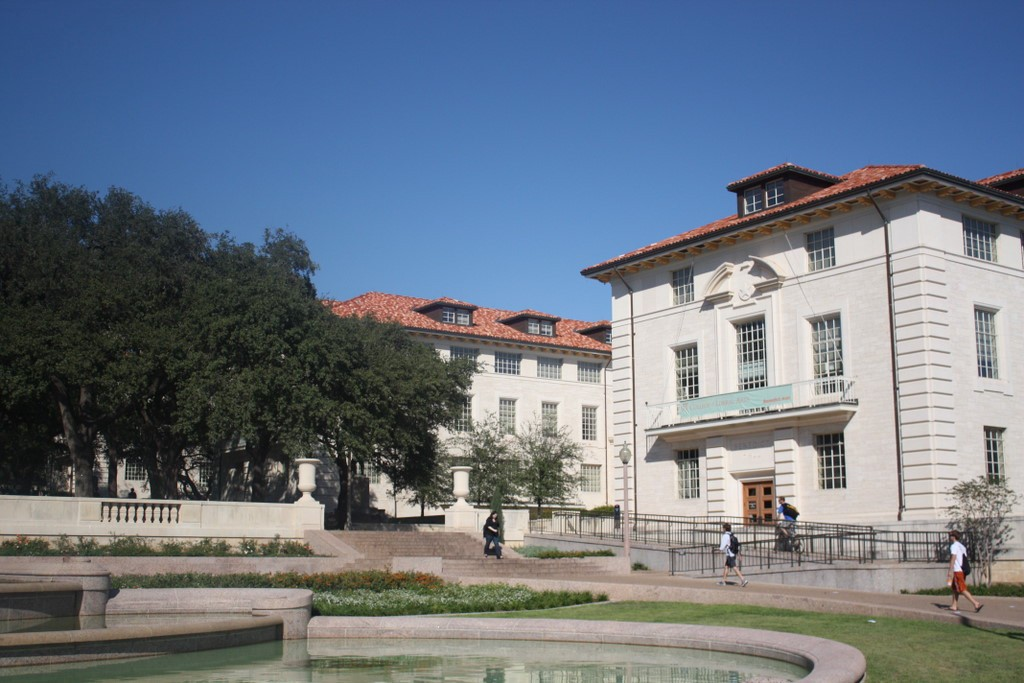
#> input picture 06-trabalho05-pi/input_images/foto1A.jpg, 1024 x 683 px, found by its file name
$ jupyter execute --allow-errors 01-Trabalho05-PI-Rascunho2.ipynb   (shell and % lines are left out)
#> lines starting #> are read from the running program, lines starting #| are printed output that depends on the picture
# <center> Trabalho 05 - Introdução ao Processamento de Imagem Digital </center>

**Aluna:** Marianna de Pinho Severo <br>
**RA**: 264960 <br>
**Professor:** Hélio Pedrini

### Passo 01: Importar bibliotecas

[cell 1]
import cv2 as cv
import numpy as np
import matplotlib.pyplot as plt

[cell 2]
def plotAllImages(images, labels):
    columns = 2
    rows = 3
    i = 1
    fig=plt.figure(figsize=(15, 15))

    for image,label in zip(images,labels):
        print(type(image[0,0]))
        fig.add_subplot(rows, columns, i)
        plt.xlabel(label)
        plt.imshow(image)
        i = i+1

    plt.subplots_adjust(bottom=0.40, top=0.75)
    plt.show()

### Passo 02: Ler imagens

[cell 3]
images = {}

[cell 4]
images['building1'] = cv.imread('input_images/foto1A.jpg')
images['building2'] = cv.imread('input_images/foto1B.jpg')
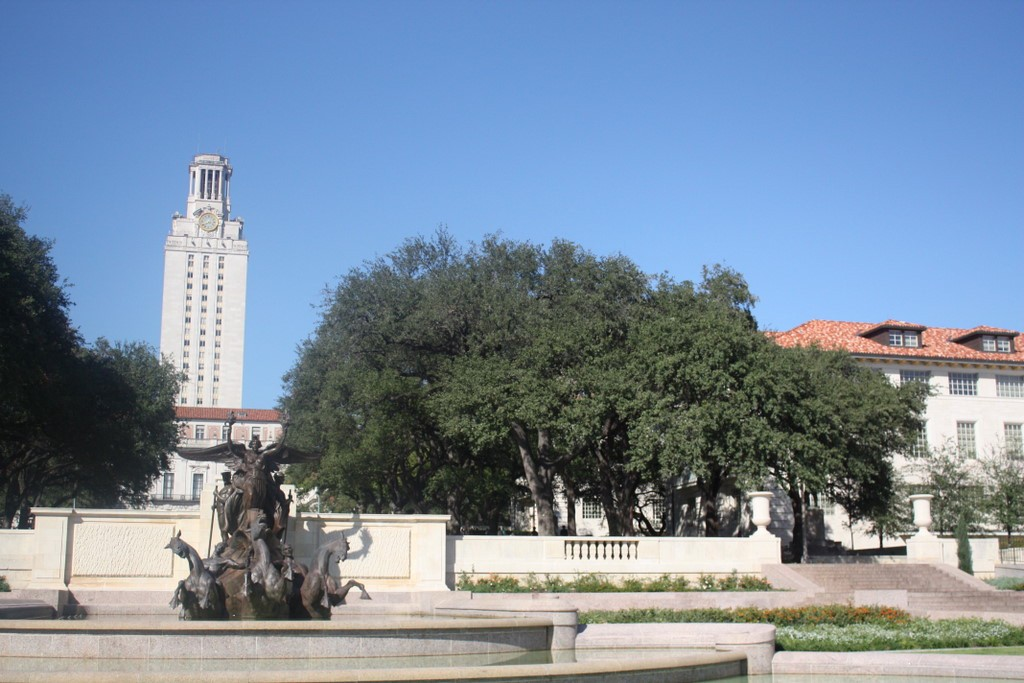
#> input picture 06-trabalho05-pi/input_images/foto1B.jpg, 1024 x 683 px, found by its file name
images['lake1'] = cv.imread('input_images/foto2A.jpg')
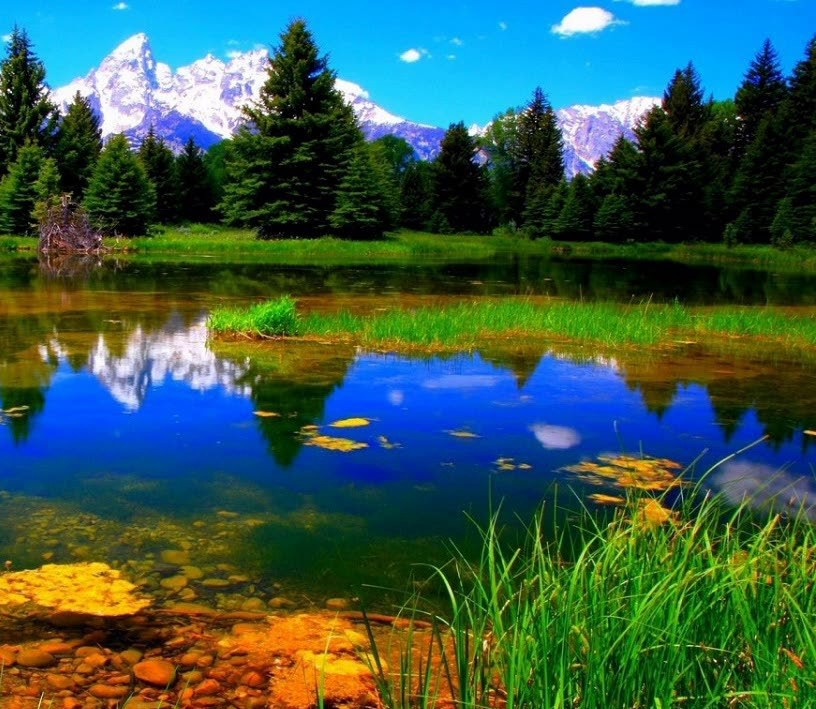
#> input picture 06-trabalho05-pi/input_images/foto2A.jpg, 816 x 709 px, found by its file name
images['lake2'] = cv.imread('input_images/foto2B.jpg')
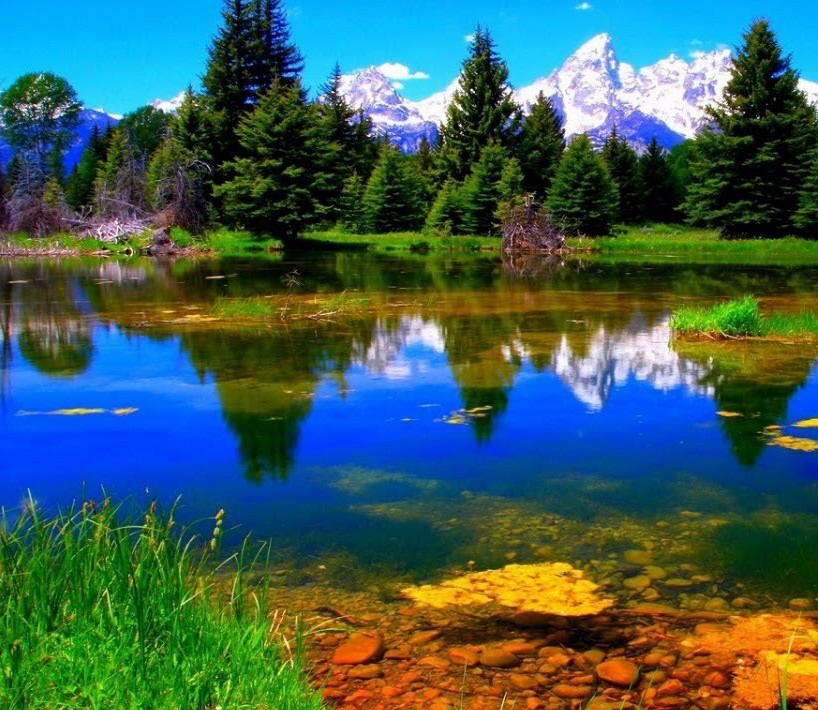
#> input picture 06-trabalho05-pi/input_images/foto2B.jpg, 818 x 710 px, found by its file name
images['road1'] = cv.imread('input_images/foto3B.jpg')
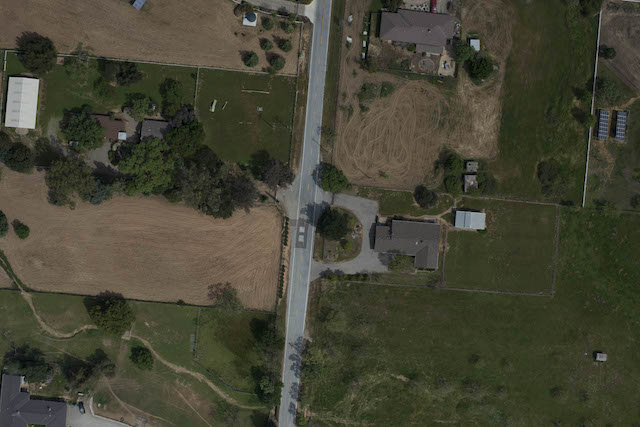
#> input picture 06-trabalho05-pi/input_images/foto3B.jpg, 640 x 427 px, found by its file name
images['road2'] = cv.imread('input_images/foto3A.jpg')
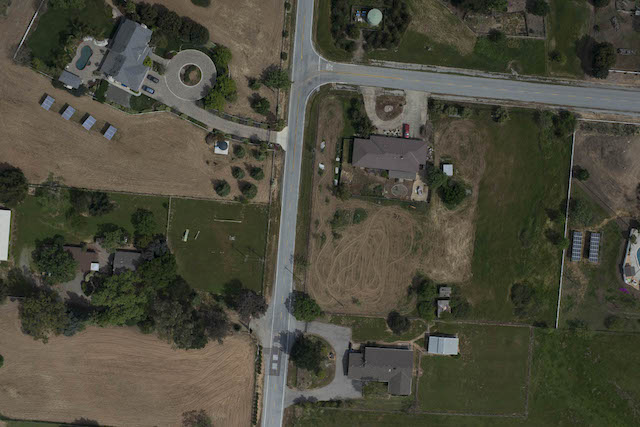
#> input picture 06-trabalho05-pi/input_images/foto3A.jpg, 640 x 427 px, found by its file name
images['desertroad1'] = cv.imread('input_images/foto4B.jpg')
images['desertroad2'] = cv.imread('input_images/foto4A.jpg')
images['field1'] = cv.imread('input_images/foto5A.jpg')
images['field2'] = cv.imread('input_images/foto5B.jpg')

### Passo 03: Converter imagens para a escala de cinza

[cell 5]
gray_images = {}

#> (a cell that did not finish here is left out)

[cell 7]
# cv.imshow('teste', gray_images['building1'])
# cv.waitKey(0)
# cv.destroyAllWindows()

### Passo 03: Encontrar pontos de interesse e descritores invariantes

[cell 8]
image_keys = list(gray_images.keys())
#> image_keys = ['building1', 'building2', 'lake1', 'lake2', 'road1', 'road2']

#### Passo 3.1: ORB

[cell 9]
orb_keypoints = {}
orb_descriptors = {}

[cell 10]
orb = cv.ORB_create()
pos = 0
while pos < len(image_keys):
    img1 = gray_images[image_keys[pos]]
    img2 = gray_images[image_keys[pos+1]]

    orb_keypoints[image_keys[pos]], orb_descriptors[image_keys[pos]] = orb.detectAndCompute(img1,None)
    orb_keypoints[image_keys[pos+1]], orb_descriptors[image_keys[pos+1]] = orb.detectAndCompute(img2,None)

    pos+=2
#> this loop made 3 passes
#> pos on passes 1 to 3: 2, 4, 6
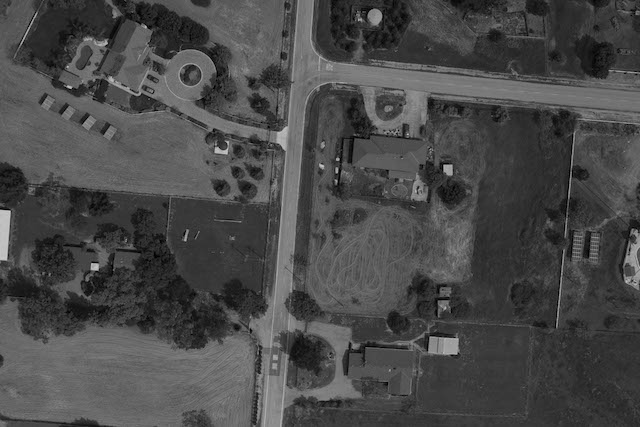
#> img2: shape (427, 640); min 0, max 209, mean 73.2
#> after the loop, orb_descriptors = 6 items; orb_keypoints = 6 items; pos = 6

#### Passo 3.2: BRIEF

[cell 11]
brief_keypoints = {}
brief_descriptors = {}

[cell 12]
star = cv.xfeatures2d.StarDetector_create()
brief = cv.xfeatures2d.BriefDescriptorExtractor_create()

[cell 13]
pos = 0
while pos < len(image_keys):
    img1 = gray_images[image_keys[pos]]
    img2 = gray_images[image_keys[pos+1]]

    brief_keypoints[image_keys[pos]] = orb.detect(img1,None) #star doesn't find interest points for field1 and field2
    brief_keypoints[image_keys[pos+1]] = orb.detect(img2,None)

    brief_keypoints[image_keys[pos]], brief_descriptors[image_keys[pos]] = brief.compute(img1, brief_keypoints[image_keys[pos]])
    brief_keypoints[image_keys[pos+1]], brief_descriptors[image_keys[pos+1]] = brief.compute(img2, brief_keypoints[image_keys[pos+1]])

    pos +=2
#> after the loop, brief_descriptors = 6 items; brief_keypoints = 6 items; pos = 6

### Passo 04: Encontrar similaridades

Essa função retorna apenas os matches cuja correspondências entre descritores for maior do que um determinado limiar. Como não sabemos a maior distância possível entre dois descritores, utilizamos a máxima distância obtida entre os matches. Então, normalizamos o vetor de distâncias por esse máximo e subtraímos de um. Assim, quanto maior for esse resultado, menor vai ser a distância entre dois descritores, com relação à maior distância obtida e, não, à maior distância possível.

[cell 14]
def getCorrespondingMatches(matches, corr_level=0.5):
    if matches == []:
        return []

    distances = [m.distance for m in matches]
    distances = distances/np.max(distances)

    corr_values = np.ones((1,len(distances))) - distances
    corr_indexes = np.where(corr_values >= corr_level)[1]

    corresponding = [matches[idx] for idx in corr_indexes]

    return corresponding if len(corresponding) > 0 else matches

[cell 15]
orb_matches = {}
brief_matches = {}

[cell 16]
brute_force = cv.BFMatcher(cv.NORM_HAMMING, crossCheck=True)

[cell 17]
# brute_force = cv.DescriptorMatcher_create(cv.DESCRIPTOR_MATCHER_BRUTEFORCE_HAMMING)

[cell 18]
pos = 0
while pos < len(image_keys):
    key1 = image_keys[pos]
    key2 = image_keys[pos+1]

    orb_matches[key1+ '_'+key2] = brute_force.match(orb_descriptors[key1],orb_descriptors[key2])
    orb_matches[key1+ '_'+key2] = sorted(orb_matches[key1+ '_'+key2], key = lambda x:x.distance)
    orb_matches[key1+ '_'+key2] = getCorrespondingMatches(orb_matches[key1+ '_'+key2],0.3)

    brief_matches[key1+ '_'+key2] = brute_force.match(brief_descriptors[key1],brief_descriptors[key2])
    brief_matches[key1+ '_'+key2] = sorted(brief_matches[key1+ '_'+key2], key = lambda x:x.distance)
    brief_matches[key1+ '_'+key2] = getCorrespondingMatches(brief_matches[key1+ '_'+key2])

    pos+=2
#> this loop made 3 passes
#> (key1, key2, pos) on passes 1 to 3: ('building1', 'building2', 2), ('lake1', 'lake2', 4), ('road1', 'road2', 6)
#> after the loop, brief_matches = 3 items; orb_matches = 3 items; pos = 6

[cell 19]
# # Draw first 10 matches.
# plt.figure(figsize=(10,10))
# imMatches = cv.drawMatches(gray_images['desert_road1'], orb_keypoints['desert_road1'],gray_images['desert_road2'], orb_keypoints['desert_road2'], orb_matches['desert_road1_desert_road2'], None)
# plt.imshow(imMatches),plt.show()

### Passo 05: Estimar matriz de homografia

[cell 20]
orb_homography_matrix = {}
brief_homography_matrix = {}

[cell 21]
for key in orb_matches:
    points1 = np.zeros((len(orb_matches[key]), 2), dtype=np.float32)
    points2 = np.zeros((len(orb_matches[key]), 2), dtype=np.float32)

    if len(orb_matches[key])>=4:
        for i, match in enumerate(orb_matches[key]):
            subkey1,subkey2 = key.split('_')

            points1[i, :] = (orb_keypoints[subkey1])[match.queryIdx].pt
            points2[i, :] = (orb_keypoints[subkey2])[match.trainIdx].pt

        orb_homography_matrix[key], mask = cv.findHomography(points1, points2, cv.RANSAC)
#> this loop made 3 passes
#> after the loop, orb_homography_matrix = 3 items

[cell 22]
for key in brief_matches:
    points1 = np.zeros((len(brief_matches[key]), 2), dtype=np.float32)
    points2 = np.zeros((len(brief_matches[key]), 2), dtype=np.float32)

    if len(brief_matches[key])>=4:
        for i, match in enumerate(brief_matches[key]):
            subkey1,subkey2 = key.split('_')

            points1[i, :] = (brief_keypoints[subkey1])[match.queryIdx].pt
            points2[i, :] = (brief_keypoints[subkey2])[match.trainIdx].pt

        brief_homography_matrix[key], mask = cv.findHomography(points1, points2, cv.RANSAC,5.0)
#> after the loop, brief_homography_matrix = 3 items

[cell 23]
for key in brief_homography_matrix:
    print("key:{}\n{}".format(key, brief_homography_matrix[key]))

[cell 24]
for key in orb_homography_matrix:
    print("key:{}\n{}".format(key, orb_homography_matrix[key]))

### Passo 06: Alinhar imagens

[cell 25]
orb_panoramic_images = {}
brief_panoramic_images = {}

[cell 26]
for key in orb_homography_matrix:
    subkey1,subkey2 = key.split('_')

    img1 = images[subkey1]
    img2 = images[subkey2]

    height, width,deep = img2.shape
    orb_panoramic_images[key] = cv.warpPerspective(img1, orb_homography_matrix[key], (width+img1.shape[1], height+img1.shape[0]))
    (orb_panoramic_images[key])[:img2.shape[0],:img2.shape[1]] = img2

    brief_panoramic_images[key] = cv.warpPerspective(img1, brief_homography_matrix[key], (width+img1.shape[1], height+img1.shape[0]))
    (brief_panoramic_images[key])[:img2.shape[0],:img2.shape[1]] = img2
#> this loop made 3 passes
#> (key, subkey1, subkey2, height, width) on passes 1 to 3: ('building1_building2', 'building1', 'building2', 683, 1024), ('lake1_lake2', 'lake1', 'lake2', 710, 818), ('road1_road2', 'road1', 'road2', 427, 640)
#> img1 is the input picture: shape (427, 640, 3); mean B, G, R 52.8, 68.6, 69.3
#> after the loop, brief_panoramic_images = 3 items; orb_panoramic_images = 3 items

[cell 27]
# for key in brief_panoramic_images:
#     plt.imshow(brief_panoramic_images[key],)
#     plt.show()

### Passo 07: Salvar imagens

[cell 28]
for key in orb_panoramic_images:
    cv.imwrite('output_images/orb_'+key+'.png', orb_panoramic_images[key])

[cell 29]
for key in brief_panoramic_images:
    cv.imwrite('output_images/brief_'+key+'.png', brief_panoramic_images[key])
#> this loop made 3 passes
#> pass 1, `cv.imwrite('output_images/brief_'+key+'.png', brief_panoramic_images[k..`:
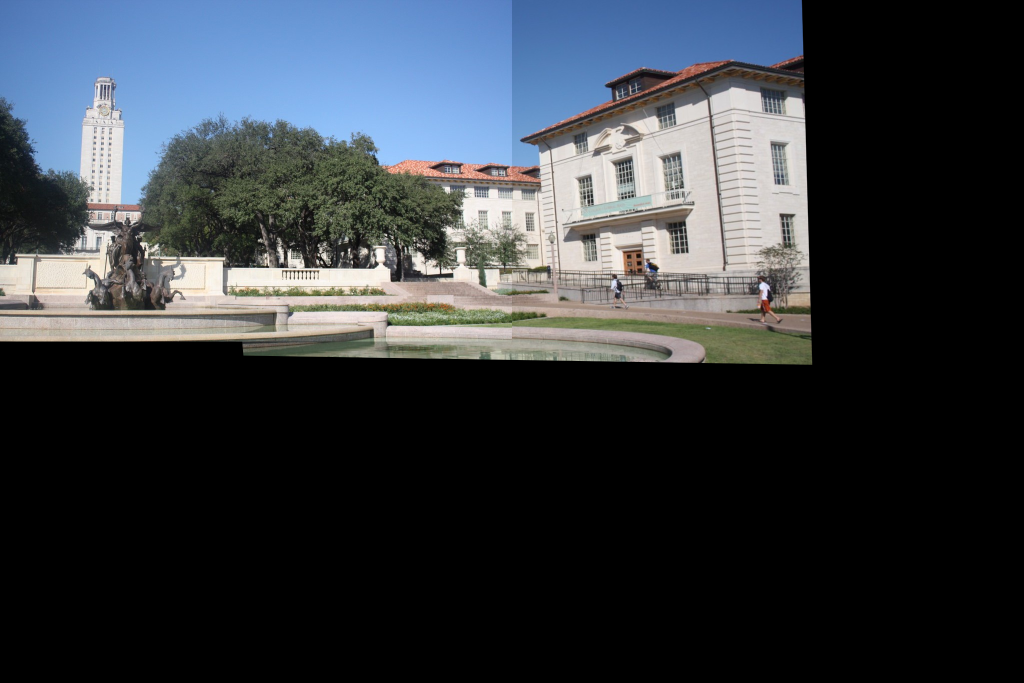
#> saved as brief_building1_building2.png: shape (1366, 2048, 3) (shown at 1/2 size); mean B, G, R 64, 58.1, 52.8
#> pass 2, `cv.imwrite('output_images/brief_'+key+'.png', brief_panoramic_images[k..`:
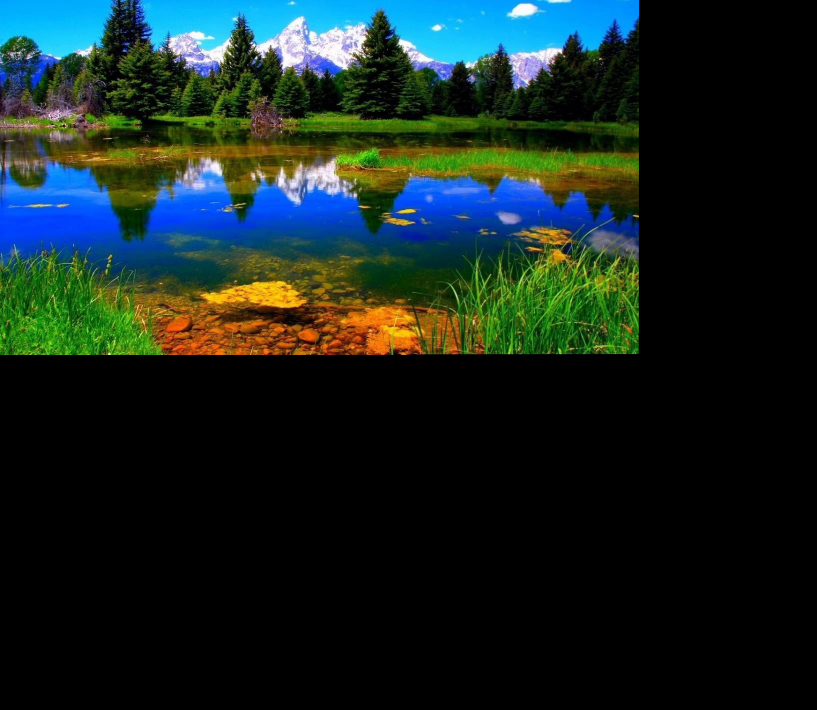
#> saved as brief_lake1_lake2.png: shape (1419, 1634, 3) (shown at 1/2 size); mean B, G, R 33, 36.2, 21.7
